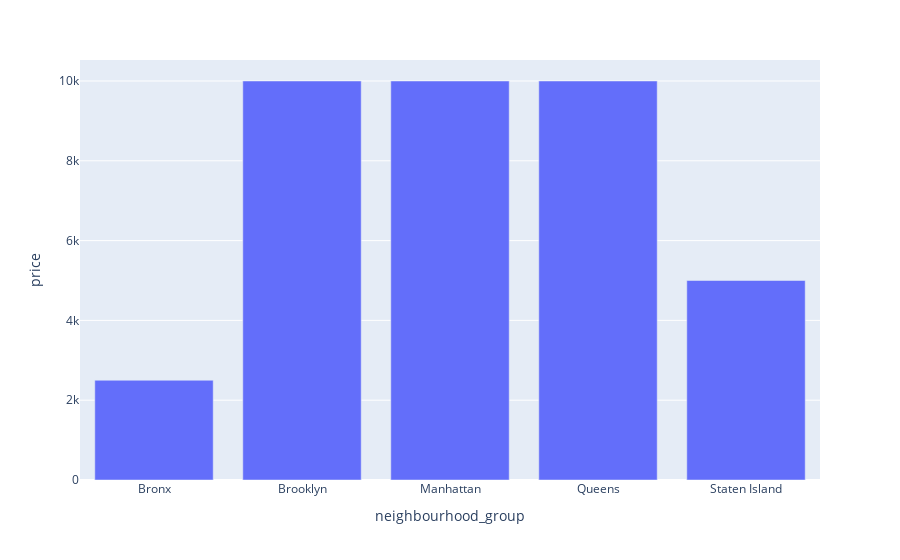

Write notebook code for a chart like this one.
### Code cell
# importando as bibliotecas
import pandas as pd
import plotly.express as px

# lendo a base de dados
data = pd.read_csv('AB_NYC_2019.csv')

# selecionando linhas e colunas, e selecionando a coluna que irá agrupar
colunas = ['price','neighbourhood_group']
colunas_groupby = ['neighbourhood_group']

# criando os segmentos
data_plot = data.loc[:, colunas].groupby(colunas_groupby).max().reset_index()

# desenhando o gráfico
px.bar(data_plot, x='neighbourhood_group', y='price')

### Figure 1 — Plotly figure (JSON) as saved in the notebook; plotly's stock layout.template omitted (floating-point values rounded to 4 significant figures)
{"data": [{"alignmentgroup": "True", "hovertemplate": "neighbourhood_group=%{x}<br>price=%{y}<extra></extra>", "legendgroup": "", "marker": {"color": "#636efa", "pattern": {"shape": ""}}, "name": "", "offsetgroup": "", "orientation": "v", "showlegend": false, "textposition": "auto", "type": "bar", "x": ["Bronx", "Brooklyn", "Manhattan", "Queens", "Staten Island"], "xaxis": "x", "y": [2500, 10000, 10000, 10000, 5000], "yaxis": "y"}], "layout": {"barmode": "relative", "legend": {"tracegroupgap": 0}, "margin": {"t": 60}, "xaxis": {"anchor": "y", "domain": [0, 1], "title": {"text": "neighbourhood_group"}}, "yaxis": {"anchor": "x", "domain": [0, 1], "title": {"text": "price"}}}}
